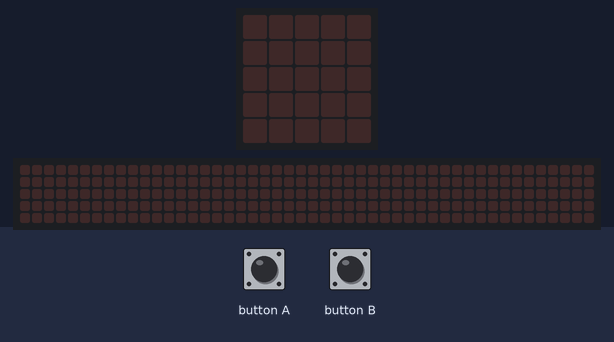
Simulated run of this program. Board: BBC micro:bit (MakeCode). On the bench: the board's 5×5 LED display, a strip that is not on the board, showing the scrolling text unrolled. The test bench sets the inputs (shaded band). The 48×5 strip is a reading aid, not a part: it shows the text the display is scrolling, unrolled, one strip-width of it at a time.

Above: at 1.2 s.
1.3 s: button A pressed for 0.15 s
At 2.0 s:
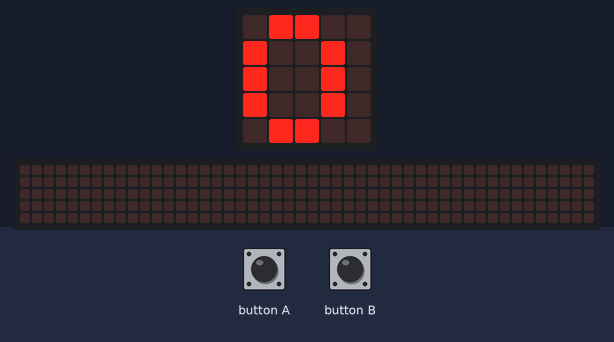
4.3 s: button B pressed for 0.15 s
At 5.87 s:
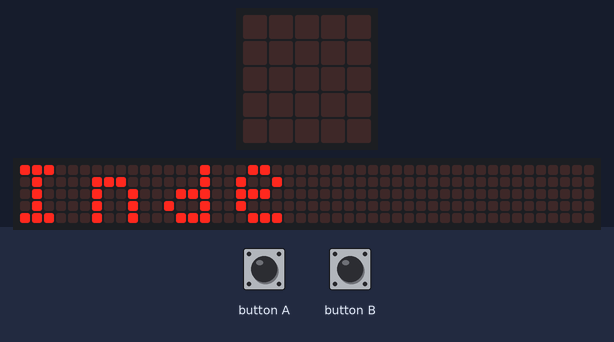
7.4 s: button A pressed for 0.15 s
At 11.12 s:
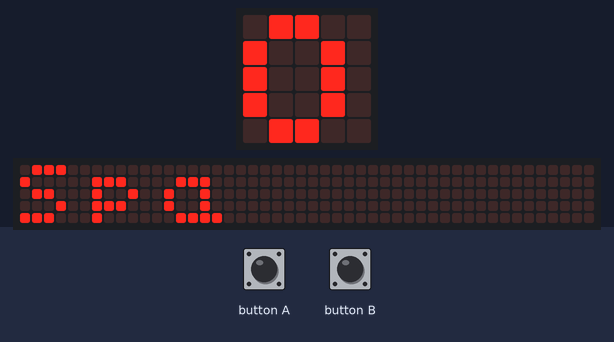
13.5 s: button B pressed for 0.15 s
At 14.87 s:
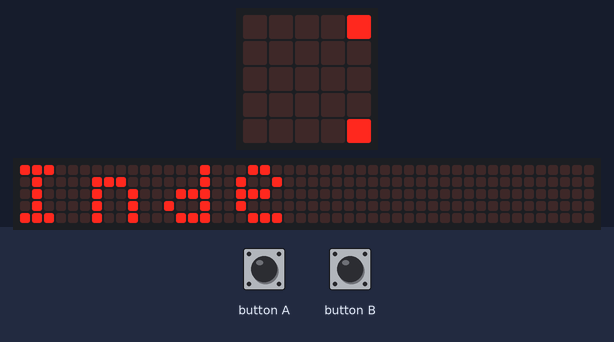
19.6 s: button A pressed for 0.15 s
At 23.95 s:
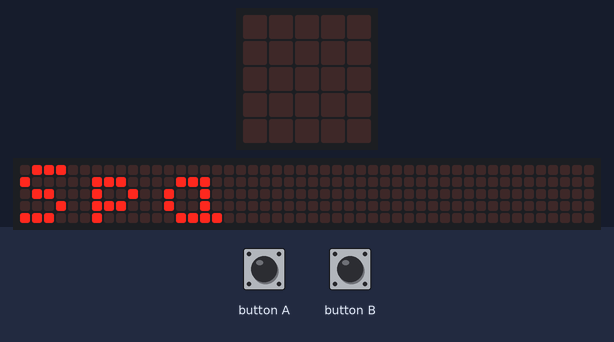

Measured:
- after the input at 1.3 s, the display: changes after 0.15 s (image 1)
- after the input at 4.3 s, the display: first differs from a run without the input after 1.5 s (image 2)
- after the input at 7.4 s, the display: first differs from a run without the input after 2.9 s (image 3 shows a later state)
- after the input at 13.5 s, the display: first differs from a run without the input after 1.2 s (image 4 shows a later state)
- after the input at 19.6 s, the display: first changes after 0.15 s (image 5 shows a later state)
- what the display in image 1 shows lasts 0.7 s, from 1.5 s to 2.2 s

The program:

main.ts
```typescript
radio.onReceivedNumber(function (receivedNumber) {
    outdoorTemp = receivedNumber
})
input.onButtonPressed(Button.A, function () {
    basic.showNumber(outdoorTemp)
    basic.showString("Spa")
})
input.onButtonPressed(Button.B, function () {
    basic.showString("Inde")
})
let outdoorTemp = 0
radio.setGroup(23)
```

test.ts
```typescript
// test ender her, dette bliver ikke kompileret, når denne pakke bruges som en udvidelse.
```
